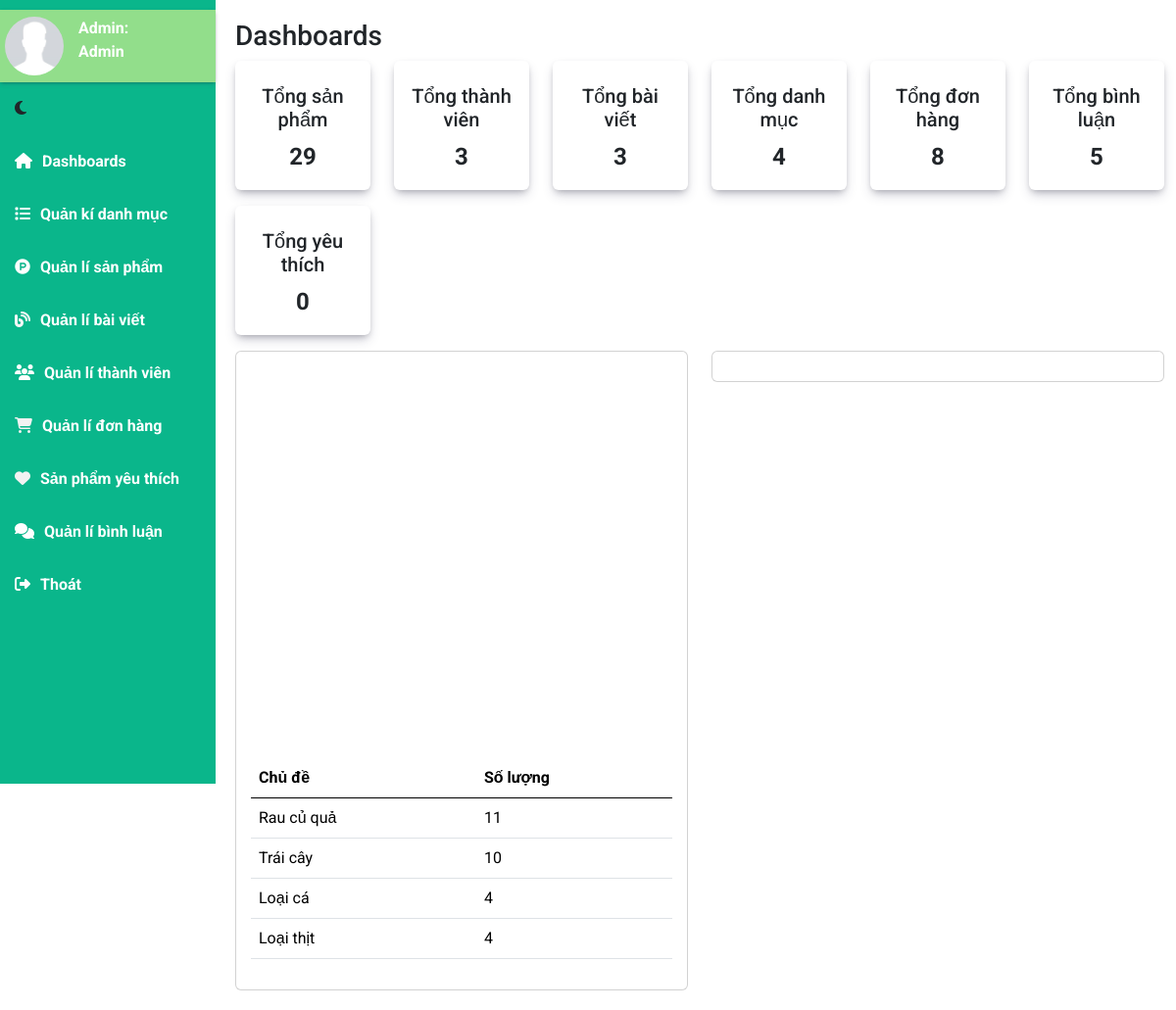
Page /admin/dashboard (signed in) on the committed database.
### tables this page shows
CREATE TABLE `danhmuc` (
  `MaDM` int NOT NULL,
  `TenDM` varchar(50) NOT NULL,
  `SoThuTu` int DEFAULT NULL COMMENT 'số thứ tự mà danh mục sẽ xuất hiện , tùy mình sắp xếp',
  `UuTien` tinyint(1) DEFAULT NULL COMMENT '0: là cho nó ẩn đi, 1 là cho nó xuất hiện tại trang chủ',
  `HinhAnh` text,
  `TrangThai` tinyint(1) NOT NULL DEFAULT '0' COMMENT '0 là hiện, 1 là ẩn'
);

### app/controller/c_admin.php (called while the page is built, shortened)
<?php
    class c_admin extends c_base{
        private $htmlAdmin;
        function __construct(){
            $this->htmlAdmin = new m_admin;
        }
        public function dashboard(){
            $this->titlepage = "Admin dashboard";
            $countProduct = $this->htmlAdmin->dashboard_countProduct();
            $countCatagory = $this->htmlAdmin->dashboard_countCatagory();
            $countUser = $this->htmlAdmin->dashboard_countUser();
            $countBlog = $this->htmlAdmin->dashboard_countBlog();
            $countOrder = $this->htmlAdmin->dashboard_countOrder();
            $countCmt = $this->htmlAdmin->dashboard_countComment();
            $countlove = $this->htmlAdmin->dashboard_countLove();
            $thongkeggchart = $this->htmlAdmin->dashboard_googlechart();
            $this->data['countProduct'] = $countProduct;
            $this->data['countCatagory'] = $countCatagory;
            $this->data['countUser'] = $countUser;
            $this->data['countBlog'] = $countBlog;
            $this->data['countOrder'] = $countOrder;
            $this->data['countCmt'] = $countCmt;
            $this->data['countlove'] = $countlove;
            $this->data['thongkeggchart'] = $thongkeggchart;
            $this->renderView("admin/v_admin_dashboard", $this->titlepage ,$this->data);
        }
    }
?>

### app/routing/routeIndex.php (called while the page is built, shortened)
<?php
    $uri = isset($_GET['url']) ? "/".rtrim($_GET['url'], '/') : '/index';
    Route::dispatch($uri);
?>

### index.php (called while the page is built, shortened)
<?php
    include_once 'app/routing/routeIndex.php';
?>

### app/model/m_pdo.php (called while the page is built, shortened)
<?php
            class m_pdo{
        private $dbhost= DB_HOST;
        private $dbname= DB_NAME;
        private $username= DB_USERNAME;
        private $password = DB_PASSWORD;
        private $conn;
        function __construct(){
            try {
                $this->conn = new PDO("mysql:host=".$this->dbhost.";dbname=".$this->dbname, $this->username, $this->password);
                $this->conn->setAttribute(PDO::ATTR_ERRMODE, PDO::ERRMODE_EXCEPTION);
            } catch (PDOException $th) {
                throw $th;
            }
        }
        function pdo_query($sql){
            $sql_args = array_slice(func_get_args(), 1);
            try{
                $this->stmt = $this->conn->prepare($sql);
                $this->stmt->execute($sql_args);
                $rows = $this->stmt->fetchAll();
                return $rows;
            }
            catch(PDOException $e){
                throw $e;
            }
            finally{
                unset($conn);
            }
        }
    }
?>

### app/model/m_admin.php (called while the page is built, shortened)
<?php
    class m_admin {
        private $data;
        function __construct(){
            $this->data = new m_pdo;
        }
        function dashboard_googlechart(){
            return $this->data->pdo_query("SELECT dm.MaDM, dm.TenDM, COUNT(sp.MaSP) AS SoLuong FROM danhmuc dm LEFT JOIN sanpham sp ON dm.MaDM = sp.MaDM GROUP BY dm.MaDM, dm.TenDM");
        }
    }
?>

### app/view/admin/v_admin_dashboard.php (the view, shortened to what this page needs)
<?php include_once 'v_admin_header.php' ?>
<div class="main-content">
                <h3 class="title-page">
                    Dashboards
                </h3>
                <section class="statistics row">
                    <div class="col-sm-12 col-md-6 col-xl-2 ">
                        <a href="<?=APPURL?>admin/product" >
                            <div class="card mb-3 widget-chart " style="border: none;box-shadow: rgba(50, 50, 93, 0.25) 0px 6px 12px -2px, rgba(0, 0, 0, 0.3) 0px 3px 7px -3px;">
                                <div class="widget-subheading fsize-1 pt-2 opacity-10  font-weight-bold " >
                                    <h5>
                                        Tổng sản phẩm
                                    </h5>
                                </div>
                                <span class="widget-numbers"><?= $countProduct = $data['countProduct']?></span>
                            </div>
                        </a>
                    </div>
                    <div class="col-sm-12 col-md-6 col-xl-2">
                        <a href="<?=APPURL?>admin/user">
                            <div class="card mb-3 widget-chart " style="border: none; box-shadow: rgba(50, 50, 93, 0.25) 0px 6px 12px -2px, rgba(0, 0, 0, 0.3) 0px 3px 7px -3px;">
                                <div class="widget-subheading fsize-1 pt-2 opacity-10  font-weight-bold">
                                    <h5>
                                        Tổng thành viên
                                    </h5>
                                </div>
                                <span class="widget-numbers"><?=$countUser = $data['countUser'] ?></span>
                            </div>
                        </a>
                    </div>
                    <div class="col-sm-12 col-md-6 col-xl-2">
                        <a href="<?=APPURL?>admin/post">
                            <div class="card mb-3 widget-chart " style="border: none; box-shadow: rgba(50, 50, 93, 0.25) 0px 6px 12px -2px, rgba(0, 0, 0, 0.3) 0px 3px 7px -3px;">
                                <div class="widget-subheading fsize-1 pt-2 opacity-10  font-weight-bold">
                                    <h5>
                                        Tổng bài viết
                                    </h5>
                                </div>
                                <span class="widget-numbers"><?=$countBlog = $data['countBlog']?></span>
                            </div>
                        </a>
                    </div>
                    <div class="col-sm-12 col-md-6 col-xl-2">
                        <a href="<?=APPURL?>admin/catagory">
                            <div class="card mb-3 widget-chart " style="border: none; box-shadow: rgba(50, 50, 93, 0.25) 0px 6px 12px -2px, rgba(0, 0, 0, 0.3) 0px 3px 7px -3px;">
                                <div class="widget-subheading fsize-1 pt-2 opacity-10  font-weight-bold">
                                    <h5>
                                        Tổng danh mục
                                    </h5>
                                </div>
                                <span class="widget-numbers"><?=$countCatagory = $data['countCatagory']?></span>
                            </div>
                        </a>
                    </div>
                    <div class="col-sm-12 col-md-6 col-xl-2">
                        <a href="<?=APPURL?>admin/order">
                            <div class="card mb-3 widget-chart " style="border: none; box-shadow: rgba(50, 50, 93, 0.25) 0px 6px 12px -2px, rgba(0, 0, 0, 0.3) 0px 3px 7px -3px;">
                                <div class="widget-subheading fsize-1 pt-2 opacity-10  font-weight-bold">
                                    <h5>
                                        Tổng đơn hàng
                                    </h5>
                                </div>
                                <span class="widget-numbers"><?=$countOrder = $data['countOrder']?></span>
                            </div>
                        </a>
                    </div>
                    <div class="col-sm-12 col-md-6 col-xl-2">
                        <a href="<?=APPURL?>admin/comment">
                            <div class="card mb-3 widget-chart " style="border: none;background-color:# ;color: #; box-shadow: rgba(50, 50, 93, 0.25) 0px 6px 12px -2px, rgba(0, 0, 0, 0.3) 0px 3px 7px -3px;">
                                <div class="widget-subheading fsize-1 pt-2 opacity-10  font-weight-bold">
                                    <h5>
                                        Tổng bình luận
                                    </h5>
                                </div>
                                <span class="widget-numbers"><?=$countCmt = $data['countCmt']?></span>
                            </div>
                        </a>
                    </div>
                    <div class="col-sm-12 col-md-6 col-xl-2">
                        <a href="<?=APPURL?>admin/love">
                            <div class="card mb-3 widget-chart " style="border: none;;box-shadow: rgba(50, 50, 93, 0.25) 0px 6px 12px -2px, rgba(0, 0, 0, 0.3) 0px 3px 7px -3px;">
                                <div class="widget-subheading fsize-1 pt-2 opacity-10  font-weight-bold">
                                    <h5>
                                        Tổng yêu thích
                                    </h5>
                                </div>
                                <span class="widget-numbers"><?=$countlove = $data['countlove']?></span>
                            </div>
                        </a>
                    </div>
                </section>
                <section class="row">
                    <div class="col-sm-12 col-md-6 col xl-6">
                        <div class="card chart">
                            <div id="myChart" style="height:400px"></div>
                            <table class="table">
                                <thead>
                                    <tr>
                                        <th class="text-start">Chủ đề</th>
                                        <th>Số lượng</th>
                                    </tr>
                                </thead>
                                <tbody>
                                    <?php $thongkeggchart = $data['thongkeggchart']; foreach($thongkeggchart as $item): ?>
                                    <tr>
                                        <td class="text-start"><?=$item['TenDM']?></td>
                                        <td><?=$item['SoLuong']?></td>
                                    </tr>
                                    <?php endforeach; ?>
                                </tbody>
                            </table>
                        </div>
                    </div>
                    <div class="col-sm-12 col-md-6 col-xl-6">
                        <div class="card chart">
                        </div>
                    </div>
                </section>
            </div>
<?php include_once 'v_admin_footer.php' ?>

### app/routing/route.php (shortened to what this page needs)
<?php
class route {
    private static $routes = [];
    public static function add($uri, $controller) {
        $uri="#^".$uri."$#";
        self::$routes[] = ['uri' => $uri, 'controller' => $controller];
    }
    public static function dispatch($uri) {
        foreach (self::$routes as $route) {
            if (preg_match($route['uri'], $uri,$matches)) {
                if(count($matches)>0){
                    list($controller, $method) = explode('@', $route['controller']);
                    $controllerInstance = new $controllerClass();
                    $controllerInstance->$method();
                    return;
                }
            }
        }
    }
}

### public/css/admin.css (style rules this page uses)
* { padding: 0; margin: 0; box-sizing: border-box; font-family: 'Roboto', sans-serif; }
body { background-color: #e6e6e6; }
.main-content { padding-left: 240px; padding-bottom: 20px; }
.main-content .title-page { padding-top: 20px; }
.main-content .statistics { box-sizing: border-box; display: flex; }
.main-content .statistics a { text-decoration: none; }
.widget-chart { text-align: center; padding: 1rem; border-radius: 10px; position: relative; }
.widget-chart { color: #000; font-size: 24px; font-weight: 700; }
.chart { padding: 15px; border-radius: 10px; }

### rows in the picture
danhmuc: TenDM "Rau củ quả", SoLuong "11"
danhmuc: TenDM "Trái cây", SoLuong "10"
danhmuc: TenDM "Loại cá", SoLuong "4"
danhmuc: TenDM "Loại thịt", SoLuong "4"
